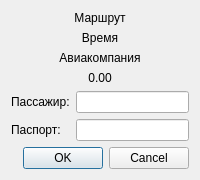
<?xml version="1.0" encoding="UTF-8"?>
<ui version="4.0">
 <class>BookingDialog</class>
 <widget class="QDialog" name="BookingDialog">
  <property name="windowTitle">
   <string>Оформление бронирования</string>
  </property>
  <layout class="QVBoxLayout" name="verticalLayout">
   <item>
    <widget class="QLabel" name="lbRoute">
     <property name="text"><string>Маршрут</string></property>
     <property name="alignment"><set>Qt::AlignCenter</set></property>
    </widget>
   </item>
   <item>
    <widget class="QLabel" name="lbTimes">
     <property name="text"><string>Время</string></property>
     <property name="alignment"><set>Qt::AlignCenter</set></property>
    </widget>
   </item>
   <item>
    <widget class="QLabel" name="lbAirline">
     <property name="text"><string>Авиакомпания</string></property>
     <property name="alignment"><set>Qt::AlignCenter</set></property>
    </widget>
   </item>
   <item>
    <widget class="QLabel" name="lbPrice">
     <property name="text"><string>0.00</string></property>
     <property name="alignment"><set>Qt::AlignCenter</set></property>
    </widget>
   </item>
   <item>
    <layout class="QFormLayout" name="formLayout">
     <item row="0" column="0">
      <widget class="QLabel" name="labelName">
       <property name="text"><string>Пассажир:</string></property>
      </widget>
     </item>
     <item row="0" column="1">
      <widget class="QLineEdit" name="leName"/>
     </item>
     <item row="1" column="0">
      <widget class="QLabel" name="labelPassport">
       <property name="text"><string>Паспорт:</string></property>
      </widget>
     </item>
     <item row="1" column="1">
      <widget class="QLineEdit" name="lePassport"/>
     </item>
    </layout>
   </item>
   <item>
    <widget class="QDialogButtonBox" name="buttonBox">
     <property name="orientation"><enum>Qt::Horizontal</enum></property>
     <property name="standardButtons">
      <set>QDialogButtonBox::Cancel|QDialogButtonBox::Ok</set>
     </property>
    </widget>
   </item>
  </layout>
 </widget>
 <resources/>
 <connections/>
</ui>
